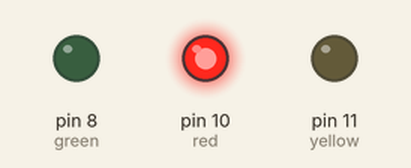
Recording of a sketch running on a simulated Arduino Uno, built with avr-gcc and run on an emulated ATmega328P. Parts: output pins drawn as LEDs (lit = HIGH).

Above: at 4.5 s.
At 18.5 s:
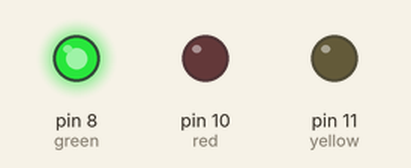
At 25.5 s:
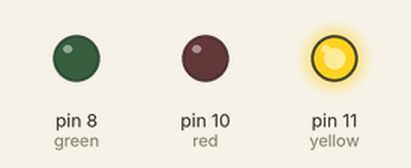
Timing chart, 0 to 36.4 s (numbered marks = the images above):
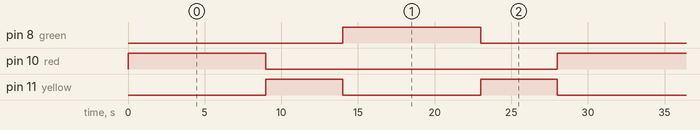

Measured:
- by itself, pin 8 (green), pin 10 (red): alternates HIGH for 9.0 s and LOW for 19.0 s
- by itself, pin 11 (yellow): alternates HIGH for 5.0 s and LOW for 9.0 s
- by itself, everything shown: repeats every 28.0 s, in 4 steps

The sketch:

brave_juttuli1.ino
```cpp
// C++ code
//
int red = 10;
int yellow =11;
int green =8;
void setup()
{
  pinMode(red, OUTPUT);
  pinMode(yellow,OUTPUT);
  pinMode(green,OUTPUT);
}

void loop()
{
  digitalWrite(red, HIGH);
  digitalWrite(yellow,LOW);
  digitalWrite(green, LOW);
  delay(9000);

  digitalWrite(red,LOW);
  digitalWrite(yellow,HIGH);
  digitalWrite(green,LOW);
  delay(5000);

  digitalWrite(red,LOW);
  digitalWrite(yellow,LOW);
  digitalWrite(green,HIGH);
  delay(9000);

  digitalWrite(red,LOW);
  digitalWrite(yellow,HIGH);
  digitalWrite(green,LOW);
  delay(5000);
}
```
